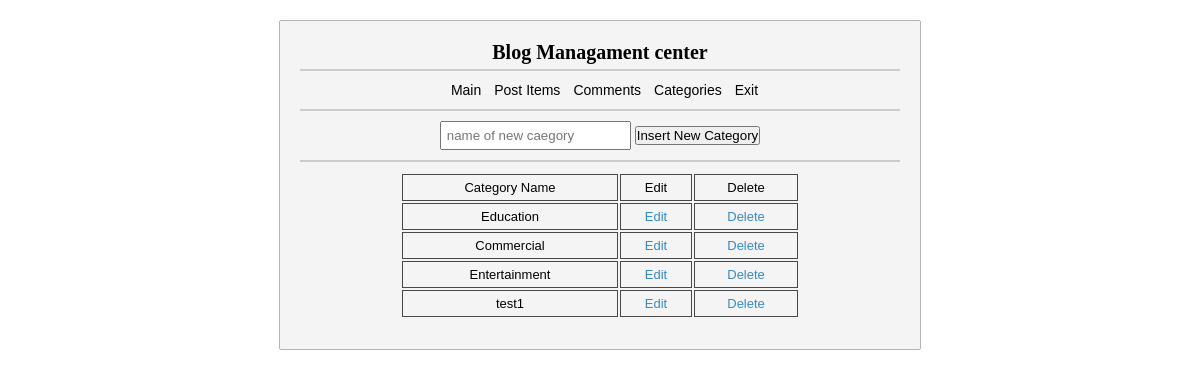
Page /admin/cats.php (signed in) on the committed database.
### tables this page shows
CREATE TABLE IF NOT EXISTS `cats` (
  `id` int(11) NOT NULL,
  `cat_name` varchar(50) NOT NULL
);

### admin/cats.php (the view, shortened to what this page needs)
<?php
global $db;
?>
<!doctype html>
<html lang="en">
<head>
    <link rel="stylesheet" href="styles.css" type="text/css">
</head>
<body>
<div class="admin">
    <h2>Blog Managament center</h2>
    <div class="top-menu">
        <ul>
            <li><a href="index.php">Main</a></li>
            <li><a href="posts.php">Post Items</a></li>
            <li><a href="comments.php">Comments</a></li>
            <li><a href="cats.php">Categories</a></li>
            <li><a href="logout.php">Exit</a></li>
        </ul>
    </div>
    <div class="setting">
        <form action="action/add-new-cat.php" method="post">
            <input type="text" name="cat-name" placeholder="name of new caegory">
            <input type="submit" value="Insert New Category">
        </form>
    </div>
    <table>
        <tr>
            <td>Category Name</td>
            <td>Edit</td>
            <td>Delete</td>
        </tr>
        <?php
        $get_gats = mysqli_query($db, "SELECT * FROM cats");
        while ($row = mysqli_fetch_assoc($get_gats)) {
        ?>
        <tr>
            <td><?php  echo $row['cat_name']?></td>
            <td><a href="edit-cat.php?cat-id=<?php echo $row['id'] ?>">Edit</a></td>
            <td><a href="action/cat-delete.php?cat-id=<?php echo  $row['id']?>" onclick="return confirm ('Do you want delete?')">Delete</a> </td>
        </tr>
        <?php
        }
   ?>
    </table>
</div>
</body>
</html>

### admin/styles.css (style rules this page uses)
body { direction: ltr; }
.admin table { width: 400px; margin: 10px auto; font-family: Arial; }
.admin a { color: #358ac8; text-decoration: none; font-family: Arial; }
.admin table tr td { border: 1px solid #484848; padding: 5px; font-size: 13px; }
.admin { text-align: center; width: 600px; margin: 20px auto; background-color: #f4f4f4; padding: 20px; border: 1px solid #b3b3b3; border-radius: 2px; }
.admin h2 { padding: 0 0 5px 0; margin: 0; font-size: 20px; border-bottom: 2px solid #ccc; }
.admin .top-menu ul { padding: 0 0 10px 0; margin: 10px 0 0 0; border-bottom: 2px solid #ccc; }
.admin .top-menu ul li { padding-left: 9px; display: inline-block; direction: ltr; font-family: Arial; font-size: 14px; }
.admin .top-menu ul li a { text-decoration: none; color: #000; }
.setting { margin-top: 10px; padding: 0 0 10px 0; border-bottom: 2px solid #ccc; }
.setting input { padding: 5px; }
.setting input[type=submit] { padding: 0; cursor: pointer; }

### rows in the picture
cats: cat_name "Education"
cats: cat_name "Commercial"
cats: cat_name "Entertainment"
cats: cat_name "test1"
